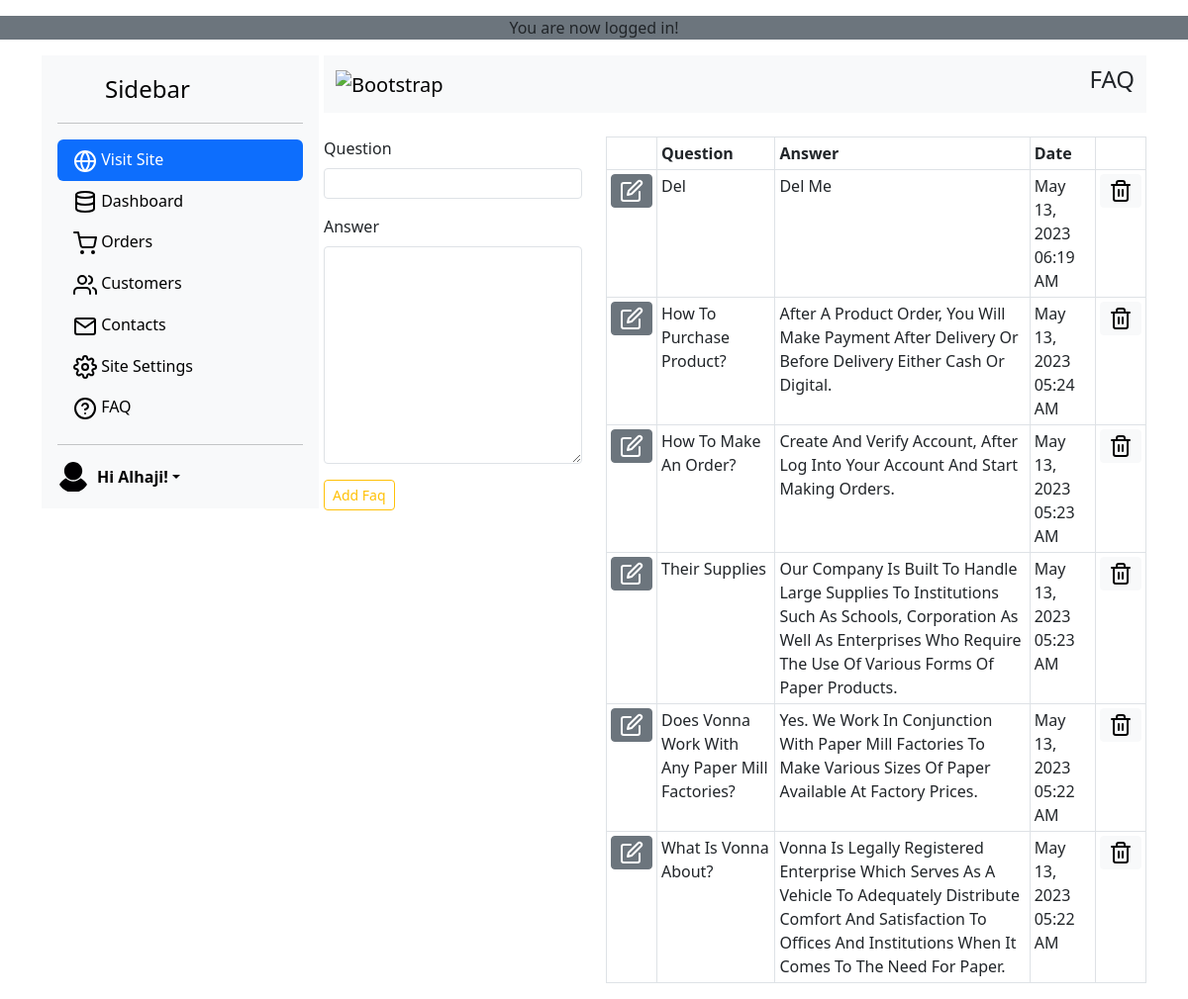
/adminvonna/Faq.php (signed in), run on the app's committed database.
### tables this page shows
CREATE TABLE `vonna_faq` (
  `id` bigint(20) NOT NULL,
  `faq_head` varchar(500) DEFAULT NULL,
  `faq_body` text DEFAULT NULL,
  `createdAt` datetime NOT NULL DEFAULT current_timestamp(),
  `updatedAt` timestamp NULL DEFAULT NULL ON UPDATE current_timestamp()
);

### helpers/helpers.php (the view, shortened to what this page needs)
<?php
function pretty_date($date){
	return date("M d, Y h:i A", strtotime($date));
}
function get_all_faqs() {
	global $conn;
	$output = '';
	$query = "
		SELECT * FROM vonna_faq
		ORDER BY id DESC
	";
	$statement = $conn->prepare($query);
	$statement->execute();
	$result = $statement->fetchAll();
	$count_row = $statement->rowCount();
	if ($count_row > 0) {
		foreach ($result as $row) {
			$output .= '
				<tr>
					<td>
						<a href="'. PROOT .'adminvonna/Faq/'.$row["id"].'" class="btn btn-sm btn-secondary"><i data-feather="edit"></i></a>
					</td>
					<td>'.ucwords($row["faq_head"]).'</td>
					<td>'.ucwords($row["faq_body"]).'</td>
					<td>'.pretty_date($row["createdAt"]).'</td>
					<td>
						<span id="'.$row["id"].'" onclick="delete_faq_all(id = '.$row["id"].');" class="btn btn-sm btn-light"><i data-feather="trash-2"></i></span>
					</td>
				</tr>
			';
		}
	} else {
		$output = '
			<tr>
				<td colspan="5">No data found.</td>
			</tr>
		';
	}
	return $output;
}
?>

### data on the page
vonna_faq: faq_head "Del", faq_body "Del Me", createdAt "May 13, 2023 06:19 AM"
vonna_faq: faq_head "How To Purchase Product?", faq_body "After A Product Order, You Will Make Payment After Delivery Or Before Delivery Either Cash Or Digital.", createdAt "May 13, 2023 05:24 AM"
vonna_faq: faq_head "How To Make An Order?", faq_body "Create And Verify Account, After Log Into Your Account And Start Making Orders.", createdAt "May 13, 2023 05:23 AM"
vonna_faq: faq_head "Their Supplies", faq_body "Our Company Is Built To Handle Large Supplies To Institutions Such As Schools, Corporation As Well As Enterprises Who Require The Use Of Various Forms Of Paper Products.", createdAt "May 13, 2023 05:23 AM"
vonna_faq: faq_head "Does Vonna Work With Any Paper Mill Factories?", faq_body "Yes. We Work In Conjunction With Paper Mill Factories To Make Various Sizes Of Paper Available At Factory Prices.", createdAt "May 13, 2023 05:22 AM"
vonna_faq: faq_head "What Is Vonna About?", faq_body "Vonna Is Legally Registered Enterprise Which Serves As A Vehicle To Adequately Distribute Comfort And Satisfaction To Offices And Institutions When It Comes To The Need For Paper.", createdAt "May 13, 2023 05:22 AM"

### other printed values
$_SESSION['flash_success'] "You are now logged in!"
$admin_data['first'] "Alhaji"
